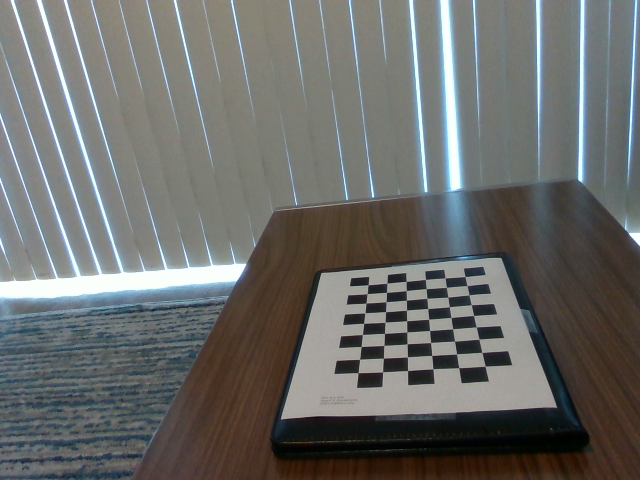
#> input picture calib_images/checkerboard/calib1_Color.png, 640 x 480 px; its folder holds only this picture in this run
$ python pose_estimation.py
#> lines starting #> are read from the running program, lines starting #| are printed output that depends on the picture; after the words box and inside, x2 and y2 are one past the last pixel; in counts of white or black regions, pixels touching at a corner belong together
import numpy as np
import cv2
import glob

# termination criteria
criteria = (cv2.TERM_CRITERIA_EPS + cv2.TERM_CRITERIA_MAX_ITER, 30, 0.001)

# prepare object points, like (0,0,0), (1,0,0), (2,0,0) ....,(6,5,0)
objp = np.zeros((6*9,3), np.float32)
objp[:,:2] = np.mgrid[0:9,0:6].T.reshape(-1,2)

# Arrays to store object points and image points from all the images.
objpoints = [] # 3d point in real world space
imgpoints = [] # 2d points in image plane.

images = glob.glob('calib_images/checkerboard/*.png')

for fname in images:
    img = cv2.imread(fname)
#> img is the input picture: shape (480, 640, 3); mean B, G, R 105.5, 107.8, 106.7
    gray = cv2.cvtColor(img,cv2.COLOR_BGR2GRAY)
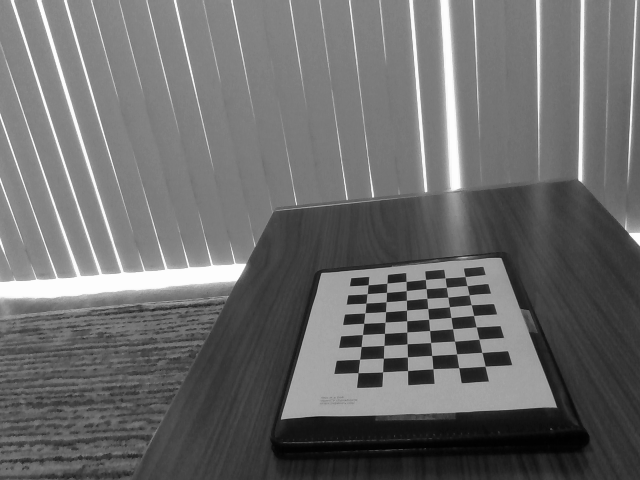
#> gray: shape (480, 640); min 1, max 254, mean 107.1

    # Find the chess board corners
    ret, corners = cv2.findChessboardCorners(gray, (9,6),None)
#> ret = True; corners = 54 rows, first 8: [465, 276.5], [467.1, 285.7], [469.1, 294.7], [471.2, 304.5], [473.6, 315.5], [476.3, 326.9], [479.1, 339.3], [481.7, 352.4]

    # If found, add object points, image points (after refining them)
    if ret == True:
        objpoints.append(objp)

        corners2 = cv2.cornerSubPix(gray,corners,(11,11),(-1,-1),criteria)
#> corners2 = 54 rows, first 8: [466.2, 281.2], [467.1, 285.8], [467.8, 290.4], [470.2, 299.7], [472.4, 310.4], [474.9, 320.8], [477.3, 333], [481.9, 352.4]
        imgpoints.append(corners2)

        # Draw and display the corners
        img = cv2.drawChessboardCorners(img, (9,6), corners2,ret)
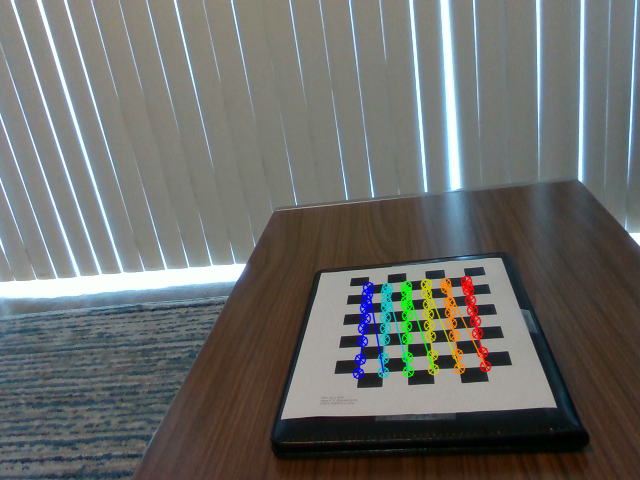
#> img: shape (480, 640, 3); 2.1% of pixels changed, all inside (x1, y1, x2, y2) = (352, 275, 492, 380)


ret, mtx, dist, rvecs, tvecs = cv2.calibrateCamera(objpoints, imgpoints, gray.shape[::-1],None,None)
#> ret = 2.13; mtx = [[350.3, 0, 273.3], [0, 193.2, 270.9], [0, 0, 1]]; dist = [[7.67, -23.32, 0.126, -0.503, 28.34]]; rvecs = ([-0.25, 1.35, 1.37],); tvecs = ([10.17, 0.125, 21.5],)


# Function to draw the axis
# Draw axis function can also be used.
def draw(img, corners, imgpts):
    corner = tuple(corners[0].ravel())
    print(tuple(imgpts[0].ravel()))
    img = cv2.line(img, corner, tuple(imgpts[0].ravel()), (255, 0, 0), 5)
    img = cv2.line(img, corner, tuple(imgpts[1].ravel()), (0, 255, 0), 5)
    img = cv2.line(img, corner, tuple(imgpts[2].ravel()), (0, 0, 255), 5)
    return img

axis = np.float32([[3,0,0], [0,3,0], [0,0,-3]]).reshape(-1,3)

for fname in glob.glob('calib_images/checkerboard/calib6_Color.png'):
    img = cv2.imread(fname)
    gray = cv2.cvtColor(img,cv2.COLOR_BGR2GRAY)
    ret, corners = cv2.findChessboardCorners(gray, (9,6),None)

    if ret == True:
        corners2 = cv2.cornerSubPix(gray,corners,(11,11),(-1,-1),criteria)
        print(corners2)

        # Find the rotation and translation vectors.
        _,rvecs, tvecs, inliers = cv2.solvePnPRansac(objp, corners2, mtx, dist)
        # project 3D points to image plane
        imgpts, jac = cv2.projectPoints(axis, rvecs, tvecs, mtx, dist)

        img = draw(img,corners2,imgpts)
        cv2.imshow('img',img)
        k = cv2.waitKey(0) & 0xff


cv2.destroyAllWindows()

$ run again, on calib_images/checkerboard/calib5_Color.png
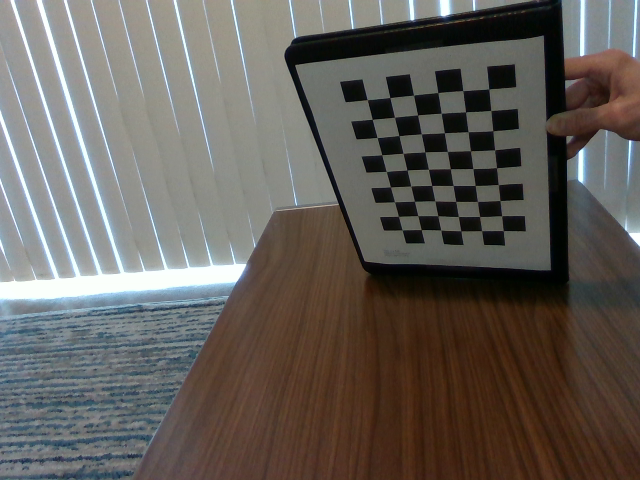
#> input picture calib_images/checkerboard/calib5_Color.png, 640 x 480 px
#> img is the input picture: shape (480, 640, 3); mean B, G, R 90.4, 95.6, 100.3
#> `gray = cv2.cvtColor(img,cv2.COLOR_BGR2GRAY)`:
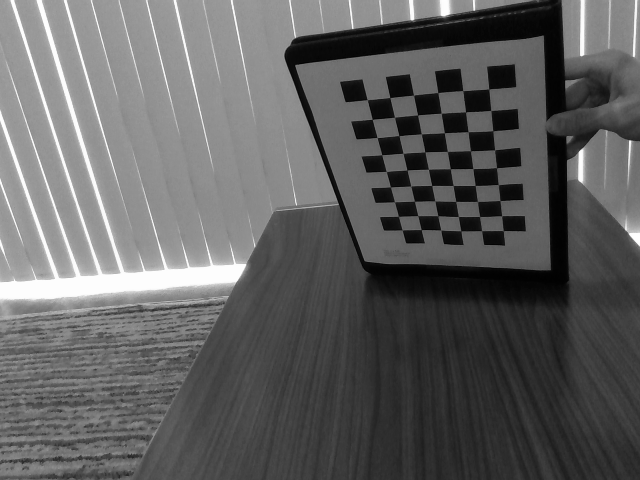
#> gray: shape (480, 640); min 1, max 254, mean 96.4
#> `ret, corners = cv2.findChessboardCorners(gray, (9,6),None)`: ret = True; corners = 54 rows, first 8: [488.7, 88.86], [490.7, 110.5], [492.8, 130.6], [494.7, 149.8], [496.6, 167.7], [498.5, 184.6], [500, 200.5], [501.6, 215.7]
#> corners2 = 54 rows, first 8: [488.8, 88.93], [490.9, 110.5], [492.8, 130.8], [494.7, 149.8], [496.5, 167.7], [498.3, 184.6], [500, 200.6], [501.6, 215.6]
#> `img = cv2.drawChessboardCorners(img, (9,6), corners2,ret)`:
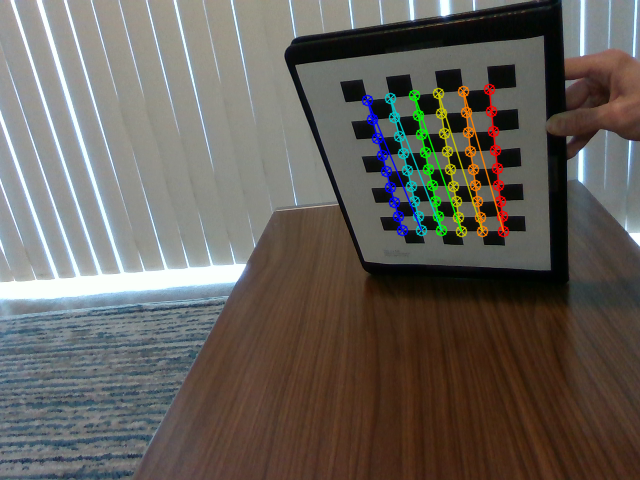
#> img: shape (480, 640, 3); 2.78% of pixels changed, all inside (x1, y1, x2, y2) = (361, 83, 510, 238)
#> `ret, mtx, dist, rvecs, tvecs = cv2.calibrateCamera(objpoints, imgpoint..`: ret = 0.345; mtx = [[556.9, 0, 315.3], [0, 711.6, 245.1], [0, 0, 1]]; dist = [[0.298, -3.3, 0.0357, 0.0433, 9.01]]; rvecs = ([1.01, -0.475, 1.24],); tvecs = ([6.89, -5.06, 22.83],)

$ run again, on calib_images/checkerboard/calib2_Color.png
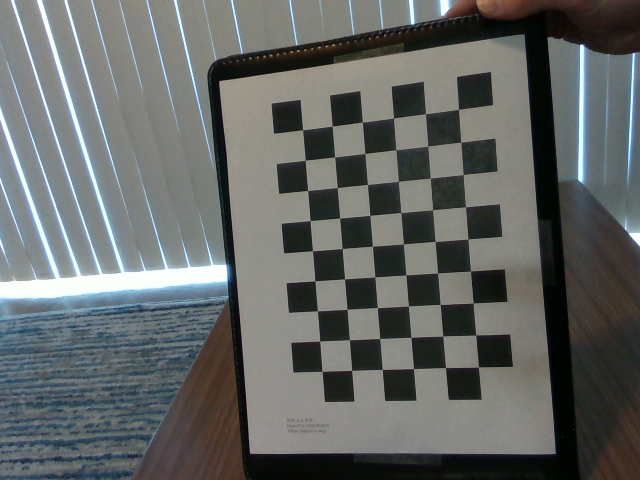
#> input picture calib_images/checkerboard/calib2_Color.png, 640 x 480 px
#> img is the input picture: shape (480, 640, 3); mean B, G, R 101.2, 103, 99.6
#> `gray = cv2.cvtColor(img,cv2.COLOR_BGR2GRAY)`:
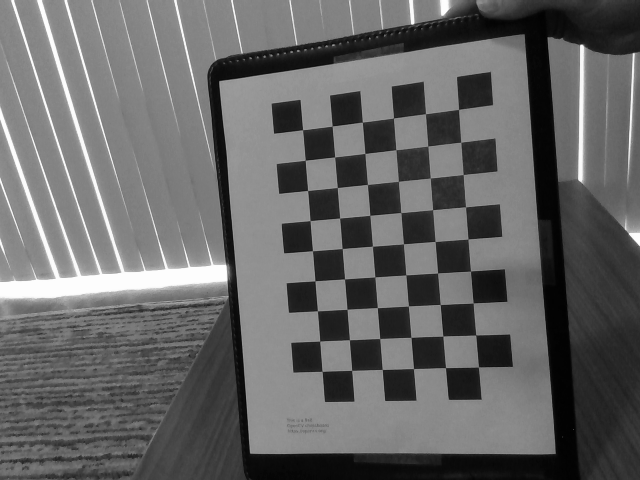
#> gray: shape (480, 640); min 1, max 254, mean 101.7
#> `ret, corners = cv2.findChessboardCorners(gray, (9,6),None)`: ret = True; corners = 54 rows, first 8: [458.7, 109.3], [461, 142], [463.2, 174.6], [465.7, 206.9], [468.2, 238.9], [470.8, 271], [473.3, 303], [476, 335]
#> corners2 = 54 rows, first 8: [458.6, 109.4], [460.8, 142.2], [463.2, 174.5], [465.5, 206.9], [467.9, 239], [470.5, 271.1], [473.2, 302.9], [475.8, 334.9]
#> `img = cv2.drawChessboardCorners(img, (9,6), corners2,ret)`:
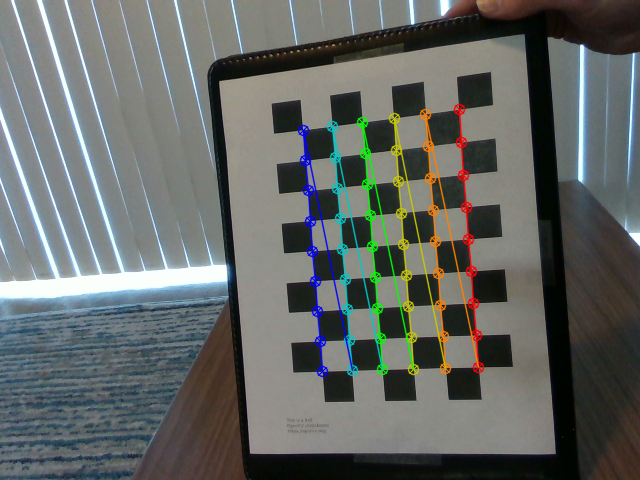
#> img: shape (480, 640, 3); 4% of pixels changed, all inside (x1, y1, x2, y2) = (297, 103, 485, 378)
#> `ret, mtx, dist, rvecs, tvecs = cv2.calibrateCamera(objpoints, imgpoint..`: ret = 0.123; mtx = [[299.1, 0, 349.5], [0, 301.4, 234.4], [0, 0, 1]]; dist = [[0.0103, 0.155, -0.00325, -0.00166, -0.309]]; rvecs = ([0.0975, 0.0861, 1.49],); tvecs = ([3.39, -3.84, 9.39],)

$ run again, on calib_images/checkerboard/calib4_Color.png
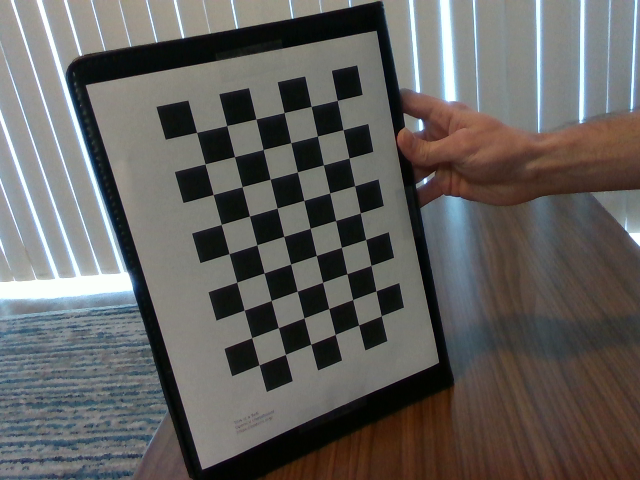
#> input picture calib_images/checkerboard/calib4_Color.png, 640 x 480 px
#> img is the input picture: shape (480, 640, 3); mean B, G, R 93.8, 96.4, 98.3
#> `gray = cv2.cvtColor(img,cv2.COLOR_BGR2GRAY)`:
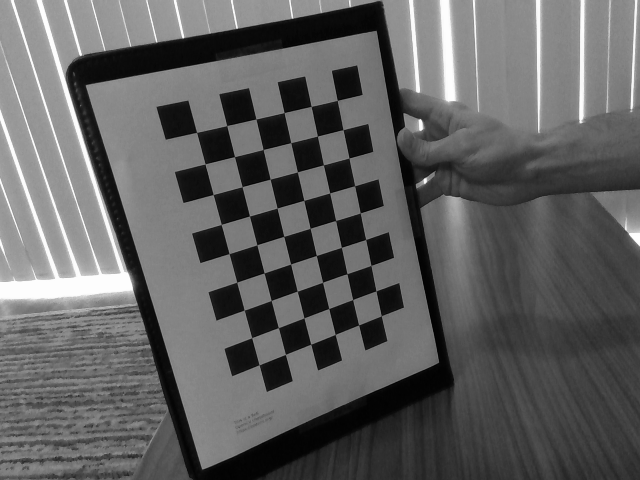
#> gray: shape (480, 640); min 0, max 254, mean 96.6
#> `ret, corners = cv2.findChessboardCorners(gray, (9,6),None)`: ret = True; corners = 54 rows, first 8: [337.4, 100.3], [342.9, 129.6], [349.1, 157.9], [354.5, 185.8], [360.3, 212.6], [365.7, 239.5], [371, 265.3], [376, 291]
#> corners2 = 54 rows, first 8: [337.2, 100.4], [343, 129.6], [349, 158], [354.6, 185.7], [360.3, 212.9], [365.6, 239.5], [371, 265.5], [375.9, 290.9]
#> `img = cv2.drawChessboardCorners(img, (9,6), corners2,ret)`:
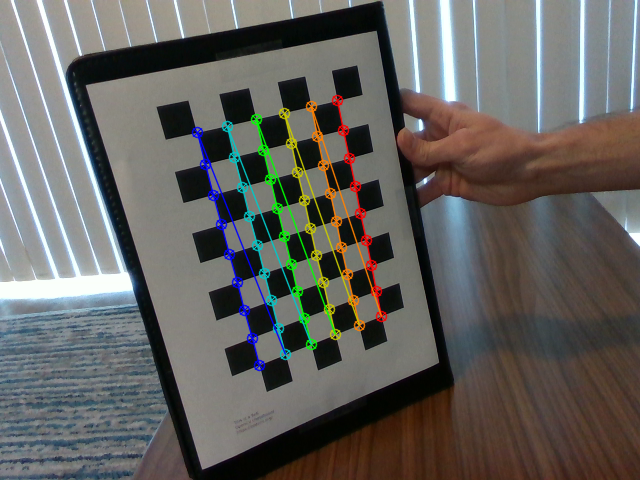
#> img: shape (480, 640, 3); 3.69% of pixels changed, all inside (x1, y1, x2, y2) = (191, 94, 388, 372)
#> `ret, mtx, dist, rvecs, tvecs = cv2.calibrateCamera(objpoints, imgpoint..`: ret = 0.211; mtx = [[318.1, 0, 309.3], [0, 335.1, 216.5], [0, 0, 1]]; dist = [[-0.146, 1.46, 0.0136, 0.0177, -3.58]]; rvecs = ([-0.0824, -0.306, 1.3],); tvecs = ([0.978, -3.96, 11.29],)
